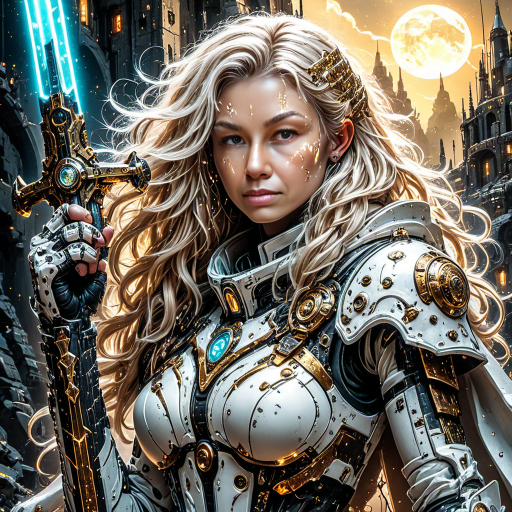
#> input picture lora_pipeline/comfykit_stress_images_smoke/1378d6683a1543b984d4655d7c473902.png, 1024 x 1024 px (shown at 1/2 size)
$ python -i image.py   (imports and definitions only)
#> lines starting #> are read from the running program, lines starting #| are printed output that depends on the picture
import io
import os
from pathlib import Path
from typing import List, Optional, Tuple

import cv2
import megfile
import numpy as np
import PIL.Image
import PIL.ImageDraw
import PIL.ImageFont
import PIL.ImageOps


# [12 lines left out: function to_pil_image, not called in this run]


def image_edge_characteristics(
    gray,
    edge_density_weight=0.8,
    edge_continuity_weight=0.2,
    num_top_edges=3,
):
    # 使用Canny边缘检测算法检测图像的边缘
    edges = cv2.Canny(gray, 50, 150)

    # 计算每行和每列的边缘密度
    row_edge_p = edges.mean(axis=1) / 255.0
    col_edge_p = edges.mean(axis=0) / 255.0

    # 计算边缘的连续性
    row_continuity = np.convolve(row_edge_p, [1, -1], mode="valid")
    col_continuity = np.convolve(col_edge_p, [1, -1], mode="valid")

    # 计算综合概率
    edge_density_probability = max(row_edge_p.max(), col_edge_p.max())
    edge_continuity_probability = max(
        np.abs(row_continuity).max(), np.abs(col_continuity).max()
    )

    # 综合考虑边缘密度和边缘连续性
    probability = (
        edge_density_probability * edge_density_weight
        + edge_continuity_probability * edge_continuity_weight
    )

    std_values = []
    # 选择边缘密度最高的几条边
    if row_edge_p.max() > col_edge_p.max():
        top_row_edges = np.argsort(row_edge_p)[-num_top_edges:]
        for row in top_row_edges:
            if row == 0 or row == gray.shape[0] - 1:
                continue
            std_values.append(np.std(gray[0:row, :]))
            std_values.append(np.std(gray[row : gray.shape[0], :]))
    else:
        top_col_edges = np.argsort(col_edge_p)[-num_top_edges:]
        for col in top_col_edges:
            if col == 0 or col == gray.shape[1] - 1:
                continue
            std_values.append(np.std(gray[:, 0:col]))
            std_values.append(np.std(gray[:, col : gray.shape[1]]))

    return float(probability), float(min(std_values))


# [315 lines left out: functions image_entropy, find_pil_font, _wrap_text_for_default_font, _wrap_text_for_truetype_font, _calculate_text_dimensions, _determine_optimal_font_size and 1 more, not called in this run]

>>> import cv2
>>> picture = cv2.imread('../../../../lora_pipeline/comfykit_stress_images_smoke/1378d6683a1543b984d4655d7c473902.png', cv2.IMREAD_GRAYSCALE)
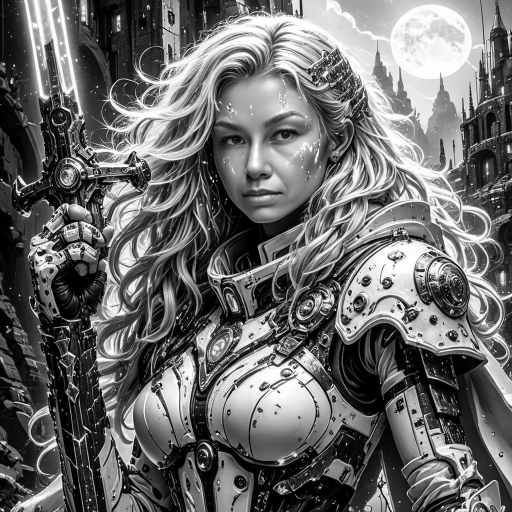
#> picture: shape (1024, 1024) (shown at 1/2 size); min 0, max 255, mean 107.1
>>> result = image_edge_characteristics(picture)
#> in image_edge_characteristics, `edges = cv2.Canny(gray, 50, 150)`:
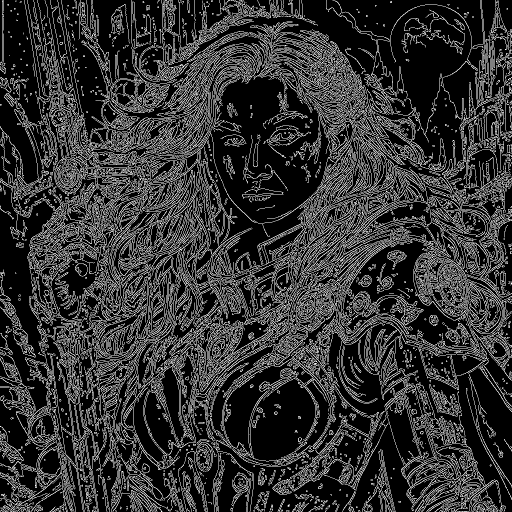
#> edges: shape (1024, 1024) (shown at 1/2 size); 20.2% white in thin lines or dots
#> in image_edge_characteristics, `row_edge_p = edges.mean(axis=1) / 255.0`: row_edge_p = 1024 values, max 0.298 at index 590, min 0.0684 at index 0, mean 0.202
#> in image_edge_characteristics, `col_edge_p = edges.mean(axis=0) / 255.0`: col_edge_p = 1024 values, max 0.318 at index 263, min 0.0771 at index 0, mean 0.202
#> in image_edge_characteristics, `row_continuity = np.convolve(row_edge_p, [1, -1], mode="valid")`: row_continuity = 1023 values, max 0.0596 at index 333, min -0.0586 at index 334, mean 0.000125
#> in image_edge_characteristics, `col_continuity = np.convolve(col_edge_p, [1, -1], mode="valid")`: col_continuity = 1023 values, max 0.082 at index 3, min -0.0742 at index 1007, mean 5.73e-05
#> in image_edge_characteristics, `edge_density_probability = max(row_edge_p.max(), col_edge_p.max())`: edge_density_probability = 0.318
#> in image_edge_characteristics, `edge_continuity_probability = max( np.abs(row_continuity).max(), np.ab..`: edge_continuity_probability = 0.082
#> in image_edge_characteristics, `probability = ( edge_density_probability * edge_density_weight + edge_..`: probability = 0.271
#> in image_edge_characteristics, `top_col_edges = np.argsort(col_edge_p)[-num_top_edges:]`: top_col_edges = [388, 231, 263]
#> the loop in image_edge_characteristics, `for col in top_col_edges:` made 3 passes
#> col on passes 1 to 3: 388, 231, 263
#> after the loop in image_edge_characteristics, `for col in top_col_edges:`: std_values = [73.72, 80.81, 69.73, 80.02, 71.71, 80.15]
#> result = (0.271, 69.73)
